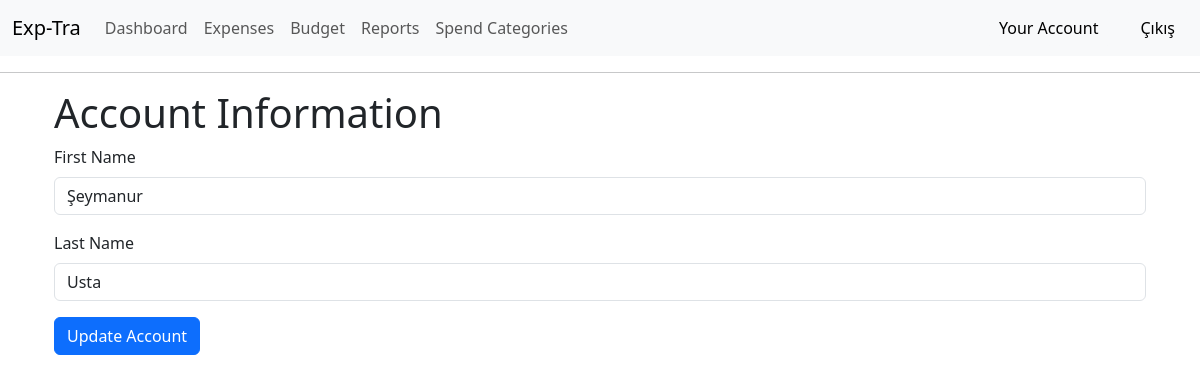
Page /account (signed in) on the earlier database version.
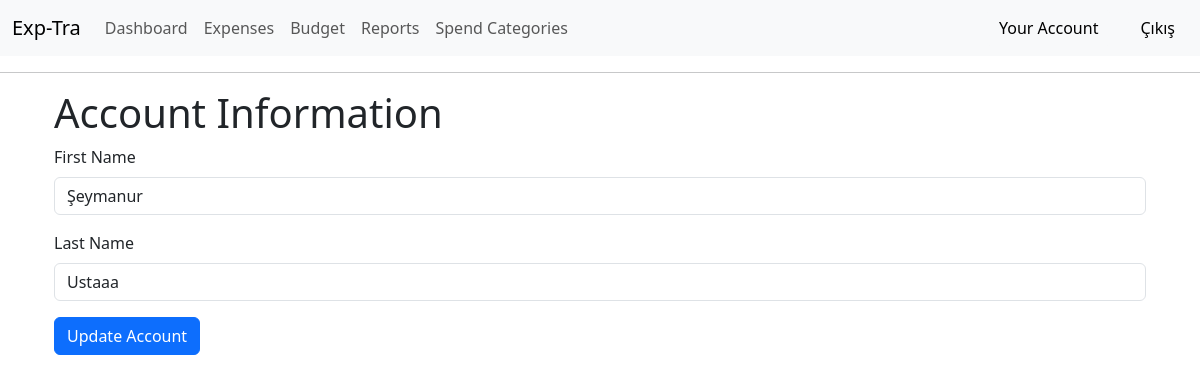
Same page on the later database version.
### app/models.py (models this page shows, shortened)
class User(UserMixin,db.Model):
    __tablename__ = 'users'
    id: so.Mapped[int] = so.mapped_column(primary_key=True)
    firstname: so.Mapped[str] = so.mapped_column(sa.String(64), index=True,
                                                unique=False)
    lastname: so.Mapped[str] = so.mapped_column(sa.String(64), index=True,
                                                 unique=False)
    email: so.Mapped[str] = so.mapped_column(sa.String(120), index=True,
                                             unique=True)
    password_hash: so.Mapped[Optional[str]] = so.mapped_column(sa.String(256))
    expenses: so.WriteOnlyMapped['Expense'] = so.relationship(
        back_populates='user')

### app/routes.py (the view)
@app.route('/account', methods=['GET', 'POST'])
@login_required
def account():
    form = UpdateAccountForm()
    if form.validate_on_submit():
        current_user.firstname = form.firstname.data
        current_user.lastname = form.lastname.data
        db.session.commit()
        flash('Your account has been updated!', 'success')
        return redirect(url_for('account'))
    elif request.method == 'GET':
        form.firstname.data = current_user.firstname
        form.lastname.data = current_user.lastname
    return render_template('account.html', title='Account', form=form)

### app/forms.py
class UpdateAccountForm(FlaskForm):
    firstname = StringField('First Name', validators=[DataRequired()])
    lastname = StringField('Last Name', validators=[DataRequired()])
    submit = SubmitField('Update Account')

### app/models.py (called while the page is built)
@login.user_loader
def load_user(id):
    return db.session.get(User, int(id))

### app/templates/account.html (shortened to what this page needs)
{% extends "base.html" %}
{% block content %}
<div class="container">
    <h1>Account Information</h1>
    <form method="post" action="{{ url_for('account') }}">
        <div class="mb-3">
            <label for="firstname" class="form-label">First Name</label>
            <input type="text" class="form-control" id="firstname" name="firstname" value="{{ form.firstname.data }}" required>
        </div>
        <div class="mb-3">
            <label for="lastname" class="form-label">Last Name</label>
            <input type="text" class="form-control" id="lastname" name="lastname" value="{{ form.lastname.data }}" required>
        </div>
        {{ form.submit(class="btn btn-primary") }}
    </form>
</div>
{% endblock %}

### app/templates/base.html (shortened to what this page needs)
<!DOCTYPE html>
<html lang=“en”>
<head>
    <link
        href="https://cdn.jsdelivr.net/npm/bootstrap@5.3.2/dist/css/bootstrap.min.css"
        rel="stylesheet"
>
</head>
<body>
{% include "navbar.html" %}
 <hr>
<div class="container has-text-centered">
    {% block content %} {% endblock %}
</div>
<main class="container p-5 text-center">
</main>
</body>
</html>

### app/templates/navbar.html (shortened to what this page needs)
<nav class="navbar navbar-expand-lg bg-body-tertiary">
  <div class="container-fluid">
    <a class="navbar-brand" href="/">Exp-Tra</a>
    <div class="collapse navbar-collapse" id="navbarNavDropdown">
      {% if current_user.is_anonymous %}
      <span class="d-flex">
        <a class="btn btn-light ms-3" href="{{ url_for('login') }}">Login</a>&nbsp;
        <a class="btn btn-light ms-3" href="{{ url_for('register') }}">Sign Up</a>
      </span>
    {% else %}
      <ul class="navbar-nav">
        <li class="nav-item">
          <a class="nav-link" href="#">Dashboard</a>
        </li>
        <li class="nav-item">
          <a class="nav-link" href="{{ url_for('expenses') }}">Expenses</a>
        </li>
        <li class="nav-item">
          <a class="nav-link" href="#">Budget</a>
        </li>
        <li class="nav-item">
          <a class="nav-link" href="#">Reports</a>
        </li>
        <li class="nav-item">
          <a class="nav-link" href="{{ url_for('categories') }}">Spend Categories</a>
        </li>
      </ul>
    </div>
      <span class="d-flex">
        <a class="btn btn-light ms-3" href="/account">Your Account</a>
        <a class="btn btn-light ms-3" href="{{ url_for('logout') }}">Çıkış</a>
      </span>
    {% endif %}
  </div>
</nav>

Differences in the rows shown:
changed User "Şeymanur": lastname "Usta" → "Ustaaa"
